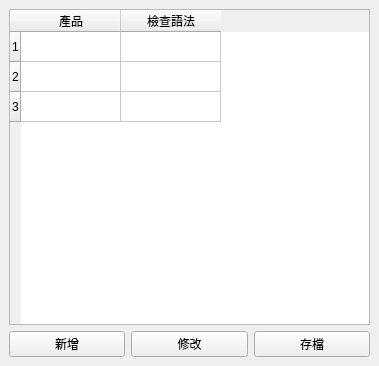
<?xml version="1.0" encoding="UTF-8"?>
<ui version="4.0">
 <class>MainWindow</class>
 <widget class="QMainWindow" name="MainWindow">
  <property name="geometry">
   <rect>
    <x>0</x>
    <y>0</y>
    <width>379</width>
    <height>366</height>
   </rect>
  </property>
  <property name="windowTitle">
   <string>MainWindow</string>
  </property>
  <widget class="QWidget" name="centralwidget">
   <layout class="QHBoxLayout" name="horizontalLayout_2">
    <item>
     <layout class="QVBoxLayout" name="verticalLayout">
      <item>
       <widget class="QTableWidget" name="tableWidget">
        <row>
         <property name="text">
          <string>1</string>
         </property>
        </row>
        <row>
         <property name="text">
          <string>2</string>
         </property>
        </row>
        <row>
         <property name="text">
          <string>3</string>
         </property>
        </row>
        <column>
         <property name="text">
          <string>產品</string>
         </property>
        </column>
        <column>
         <property name="text">
          <string>檢查語法</string>
         </property>
        </column>
       </widget>
      </item>
      <item>
       <layout class="QHBoxLayout" name="horizontalLayout">
        <item>
         <widget class="QPushButton" name="pushButton">
          <property name="text">
           <string>新增</string>
          </property>
         </widget>
        </item>
        <item>
         <widget class="QPushButton" name="pushButton_2">
          <property name="text">
           <string>修改</string>
          </property>
         </widget>
        </item>
        <item>
         <widget class="QPushButton" name="pushButton_3">
          <property name="text">
           <string>存檔</string>
          </property>
         </widget>
        </item>
       </layout>
      </item>
     </layout>
    </item>
   </layout>
  </widget>
 </widget>
 <resources/>
 <connections/>
</ui>
